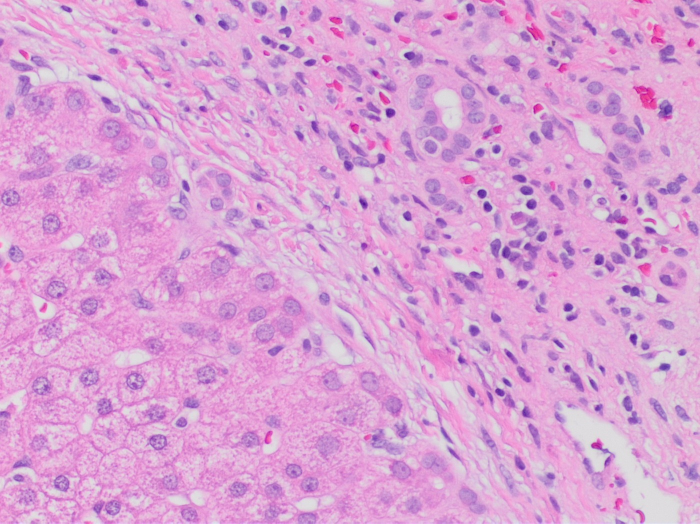
#> input picture ml/12_cnn/data/liver_he_cirrhosis.jpg, 1400 x 1047 px (shown at 1/2 size)
$ jupyter execute --allow-errors HW1c_biopsy.ipynb
#> lines starting #> are read from the running program, lines starting #| are printed output that depends on the picture
# HW1c - a liver biopsy, filtered

**Where the hand-built toolkit meets real data.** Chapter 6 (CNNs), attached to
**L16 CNN Foundations**. No PyTorch, no GPU, no training.

> **Notebook 2 of 2.** **HW1b** built the tools: a convolution engine, a filter menu, and
> HSV. This one points them at a real liver biopsy and asks them to measure something a
> pathologist actually cares about.
>
> This is the **task** notebook. Solutions: `HW1c_biopsy_solution.ipynb`.

It works. Then you move to a second slide and it stops working - and that is the argument
for everything after L16.

### What you will do

| Task | | |
|---|---|---|
| 1 | 🧀🧀 | blur as denoising, and what it costs you |
| 2 | 🧀🧀 | why one edge kernel is never enough |
| 3 | 🧀🧀🧀 | separate the two stains - RGB fails, HSV works |
| 4 | 🧀🧀🧀 | search the thresholds, and notice what is missing |
| 5 | 🧀🧀🧀 | count the nuclei, then decide what the count is worth |
| 6 | 🧀🧀🧀 | quantify fibrosis and steatosis on a second stain |
| 7 | 🧀 | the honesty question |

### Setup

The helpers below are the ones you wrote in HW1b. They are repeated here so this notebook
stands alone - read them, do not re-derive them.

[cell 1]
import time
from pathlib import Path
from urllib.request import Request, urlopen

import matplotlib.pyplot as plt
import numpy as np
from matplotlib.colors import hsv_to_rgb, rgb_to_hsv
from PIL import Image
from scipy import ndimage          # ONE library call, in task 5. Everything else is yours.

SEED = 509
rng = np.random.default_rng(SEED)
plt.rcParams["figure.dpi"] = 110
plt.rcParams["image.cmap"] = "gray"

RAW = ("https://raw.githubusercontent.com/HaykTarkhanyan/"
       "python_math_ml_course/main/ml/12_cnn/")


def load_image(relpath):
    """Local checkout first; on Colab download once and cache. Raises if both fail."""
    local = Path(relpath)
    if not local.exists():
        local.parent.mkdir(parents=True, exist_ok=True)
        url = RAW + relpath.replace("\\", "/")
        req = Request(url, headers={"User-Agent": "python-math-ml-course/hw1c"})
        with urlopen(req, timeout=60) as r:
            local.write_bytes(r.read())
        print(f"downloaded {url} -> {local}")
    return np.asarray(Image.open(local).convert("RGB"), dtype=float) / 255.0


def show(images, titles, ncols=None, size=3.0, suptitle=None):
    n = len(images); ncols = ncols or n
    nrows = int(np.ceil(n / ncols))
    fig, axes = plt.subplots(nrows, ncols, figsize=(size * ncols, size * 1.14 * nrows))
    axes = np.atleast_1d(axes).ravel()
    for ax, im, t in zip(axes, images, titles):
        ax.imshow(np.clip(im, 0, 1)); ax.set_title(t, fontsize=10); ax.axis("off")
    for ax in axes[n:]:
        ax.axis("off")
    if suptitle:
        fig.suptitle(suptitle, fontsize=12, y=1.01)
    fig.tight_layout(); plt.show()


def to_gray(rgb):
    return rgb @ np.array([0.299, 0.587, 0.114])


def convolve2d_fast(img, kernel, pad_mode="edge"):
    """HW1b's tap loop, 'same' padding, stride 1."""
    img = np.asarray(img, float); kernel = np.asarray(kernel, float)
    kh, kw = kernel.shape
    p = np.pad(img, ((kh // 2, kh // 2), (kw // 2, kw // 2)), mode="edge")
    out = np.zeros_like(img, dtype=float); H, W = img.shape
    for i in range(kh):
        for j in range(kw):
            if kernel[i, j]:
                out += kernel[i, j] * p[i:i + H, j:j + W]
    return out


def gaussian_1d(sigma, truncate=3.0):
    r = int(truncate * sigma); ax = np.arange(-r, r + 1)
    g = np.exp(-(ax ** 2) / (2 * sigma ** 2))
    return g / g.sum()


def gaussian_blur(img, sigma, truncate=3.0):
    """The separable blur from HW1b Task 1.3: a row pass, then a column pass."""
    g = gaussian_1d(sigma, truncate)
    if img.ndim == 3:
        return np.stack([gaussian_blur(img[..., c], sigma, truncate)
                         for c in range(img.shape[2])], axis=-1)
    return convolve2d_fast(convolve2d_fast(img, g[None, :]), g[:, None])


SOBEL_X = np.array([[-1, 0, 1], [-2, 0, 2], [-1, 0, 1]], dtype=float)
SOBEL_Y = SOBEL_X.T
print("setup ok - HW1b helpers loaded")

---
## The two slides

| | stain | what is in it |
|---|---|---|
| **A** | **H&E** (haematoxylin and eosin) | chronic alcoholic cirrhosis. Pink cytoplasm, purple nuclei, magenta red blood cells, white sinusoids, a fibrous band running diagonally |
| **B** | **Masson trichrome + Verhoeff** | non-alcoholic fatty liver disease. Red hepatocytes, **green** fibrosis, white round fat vacuoles |

H&E is the default stain in pathology, and the reason it works is chemistry:

- **haematoxylin** is basic and binds DNA, so it stains **nuclei blue-purple**,
- **eosin** is acidic and binds proteins, so it stains **cytoplasm pink**.

That colour split is not decoration. It is the entire signal every task below depends on.

[cell 2]
he = load_image("data/liver_he_cirrhosis.jpg")
tri = load_image("data/liver_trichrome_nafld.jpg")
#> call 2 of load_image, with relpath = 'data/liver_trichrome_nafld.jpg'
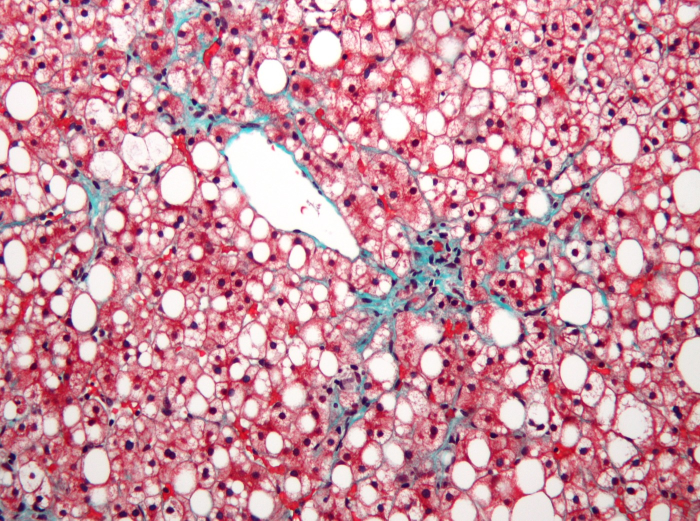
#> input picture ml/12_cnn/data/liver_trichrome_nafld.jpg, 1400 x 1041 px (shown at 1/2 size)
print("slide A (H&E)      ", he.shape)
#| slide A (H&E)       (1047, 1400, 3)
print("slide B (trichrome)", tri.shape)
#| slide B (trichrome) (1041, 1400, 3)
show([he, tri], ["A - H&E, cirrhosis", "B - trichrome, NAFLD"], ncols=2, size=5.2)
#> in show, `n = len(images)`: n = 2
#> in show, `nrows = int(np.ceil(n / ncols))`: nrows = 1
#> the loop in show, `for ax, im, t in zip(axes, images, titles):` made 2 passes
#> t on passes 1 to 2: 'A - H&E, cirrhosis', 'B - trichrome, NAFLD'

# crops: the pure-numpy convolution does not need the full frame
HE = he[300:900, 350:950]
TRI = tri[250:850, 300:900]
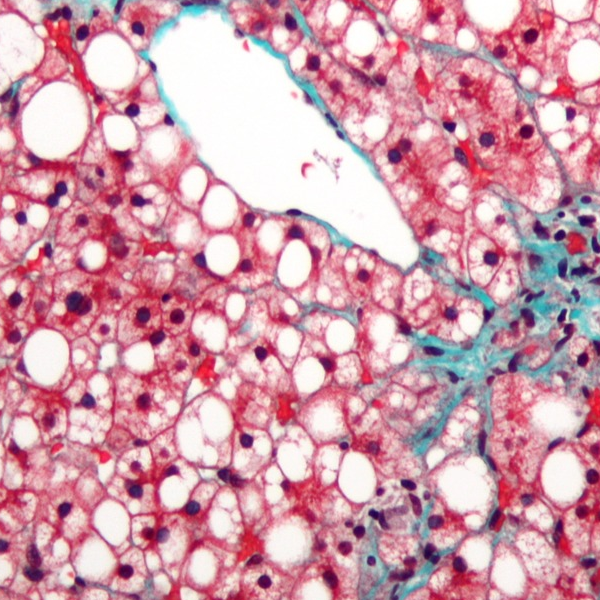
#> TRI: shape (600, 600, 3) float64; mean R, G, B 0.821, 0.616, 0.674
show([HE, TRI], ["A, working crop 600x600", "B, working crop 600x600"], ncols=2, size=4.4)
#> the loop in show (call 2), `for ax, im, t in zip(axes, images, titles):` made 2 passes
#> t on passes 1 to 2: 'A, working crop 600x600', 'B, working crop 600x600'

## Task 1 - blur as denoising, and the price 🧀🧀

Stained tissue is speckled: the stain is grainy, the camera adds noise, and individual cells
have texture that is not the structure you are after. A small Gaussian cleans that up.

Push it further and the nuclei merge into each other. Somewhere between those two is the
`sigma` you want, and **nothing in the image tells you where** - only what you intend to
measure next does.

[cell 3]
HE_g = to_gray(HE)
#> in to_gray, `return rgb @ np.array([0.299, 0.587, 0.114])`:
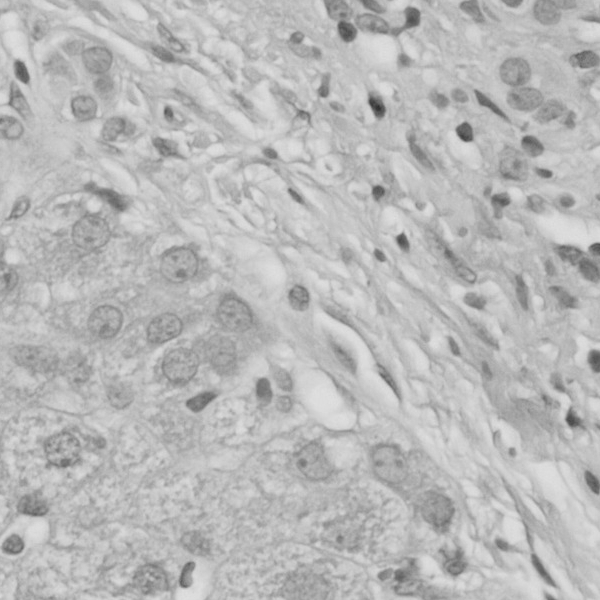
#> returned value: shape (600, 600) float64; min 0.181, max 0.882, mean 0.729
sigmas = [1, 2, 4, 8]
blurs = [gaussian_blur(HE_g, s) for s in sigmas]
#> in gaussian_1d, `ax = np.arange(-r, r + 1)`: ax = [-3, -2, -1, 0, 1, 2, 3]
#> in gaussian_1d, `g = np.exp(-(ax ** 2) / (2 * sigma ** 2))`: g = [0.0111, 0.135, 0.607, 1, 0.607, 0.135, 0.0111]
#> in gaussian_blur, `g = gaussian_1d(sigma, truncate)`: g = [0.00443, 0.054, 0.242, 0.399, 0.242, 0.054, 0.00443]
#> in convolve2d_fast (call 8), `kernel = np.asarray(kernel, float)`: kernel = 49 values, max 0.05 at index 24, min 0.000555 at index 0, mean 0.0204
#> in convolve2d_fast (call 8), `p = np.pad(img, ((kh // 2, kh // 2), (kw // 2, kw // 2)), mode="edge")`:
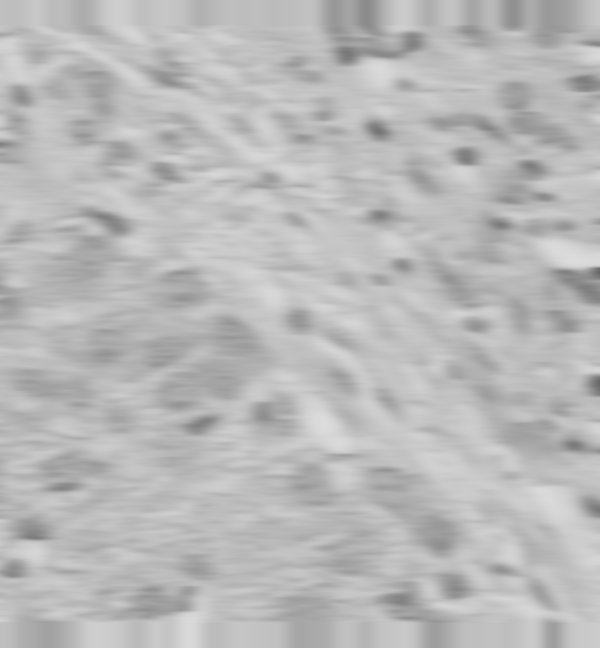
#> p: shape (648, 600) float64; min 0.401, max 0.865, mean 0.728
#> blurs = 4 items
show([HE_g] + blurs, ["original"] + [f"sigma = {s}" for s in sigmas], ncols=5, size=2.7,
     suptitle="Denoising, and then over-denoising")

print(f"original local contrast (std) = {HE_g.std():.4f}\n")
#| original local contrast (std) = 0.0770
print(f"{'sigma':>6}{'detail removed':>18}{'% of original':>16}")
for s, b in zip(sigmas, blurs):
    d = np.std(HE_g - b)
    print(f"{s:>6}{d:>18.4f}{100*d/HE_g.std():>15.1f}%")
#> this loop made 4 passes
#> (s, d) on passes 1 to 4: (1, 0.00933), (2, 0.0204), (4, 0.0357), (8, 0.0524)
#> (printed output is left out)

[cell 4]
# zoom in on one clump so the merging is visible rather than asserted
z = (slice(180, 300), slice(180, 300))
show([HE[z]] + [gaussian_blur(HE_g, s)[z] for s in sigmas],
     ["original (zoom)"] + [f"sigma = {s}" for s in sigmas], ncols=5, size=2.7,
     suptitle="Same sweep, zoomed: by sigma=8 separate nuclei have become one blob")
#> call 4 of show, with ncols = 5, size = 2.7
#> the loop in show (call 4), `for ax, im, t in zip(axes, images, titles):` made 5 passes
#> t on passes 1 to 4: 'original (zoom)', 'sigma = 1', 'sigma = 2', 'sigma = 4'
#> in show (call 4), `fig.tight_layout()`:
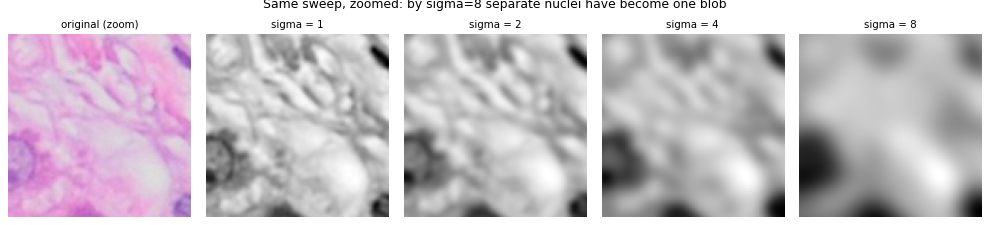
#> figure drawn by matplotlib, 5 panels

## Task 2 - why one edge kernel is never enough 🧀🧀

`Sobel X` fires on **vertical** edges, `Sobel Y` on **horizontal** ones. The fibrous band in
this slide runs diagonally, and cell walls run in every direction at once.

Denoise first - an edge detector applied to raw speckle mostly detects the speckle.

[cell 5]
sm = gaussian_blur(HE_g, 1.5)
gx = convolve2d_fast(sm, SOBEL_X)
#> in convolve2d_fast (call 19), `kernel = np.asarray(kernel, float)`: kernel = [[-1, 0, 1], [-2, 0, 2], [-1, 0, 1]]
#> after the loop in convolve2d_fast (call 19), `for i in range(kh):`:
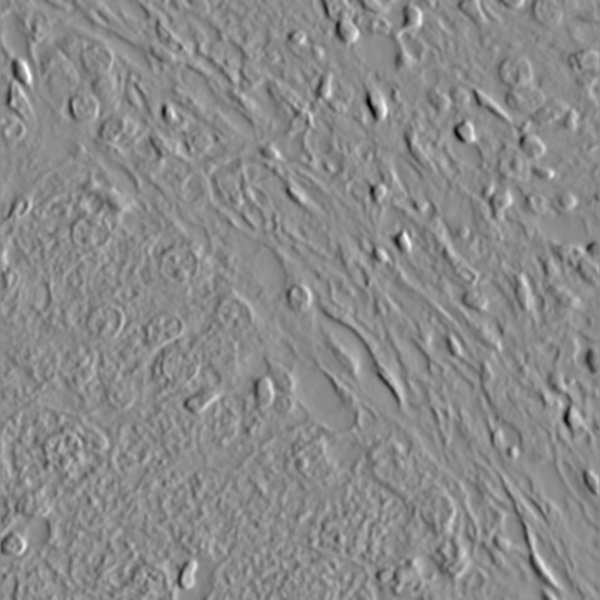
#> out: shape (600, 600) float64; min -0.776, max 0.652, mean -0.000152; drawn with min black and max white
gy = convolve2d_fast(sm, SOBEL_Y)
mag = np.sqrt(gx ** 2 + gy ** 2)
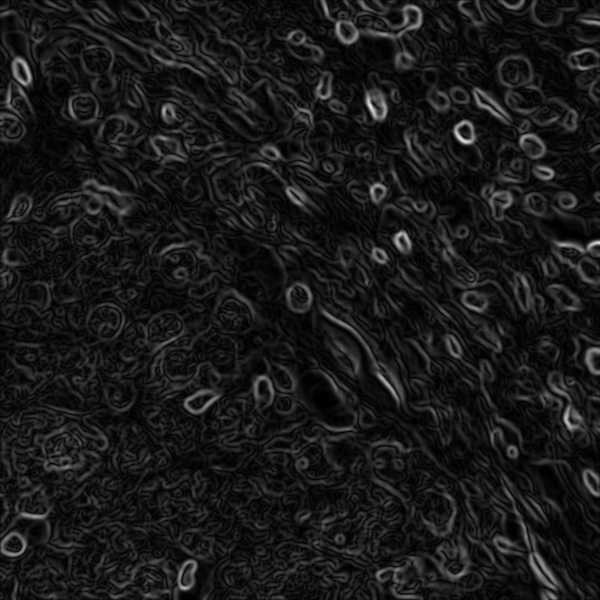
#> mag: shape (600, 600) float64; min 7.06e-05, max 0.892, mean 0.0997

show([sm, np.abs(gx), np.abs(gy), mag / mag.max()],
     ["denoised (sigma=1.5)", "|Sobel X|  vertical edges", "|Sobel Y|  horizontal edges",
      "magnitude - both together"], ncols=4, size=3.2)

strong = mag > np.percentile(mag, 99)
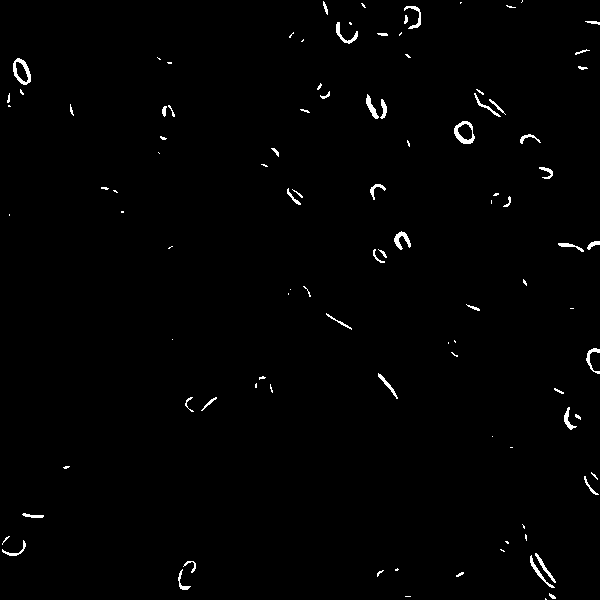
#> strong: shape (600, 600) bool; 1% white in thin lines or dots
ang = np.rad2deg(np.arctan2(np.abs(gy), np.abs(gx)))[strong]
#> ang = 3600 values, max 89.97 at index 1279, min 0.0689 at index 137, mean 44.8
print("orientation of the strongest 1% of edge pixels:")
for lo, hi, lab in [(0, 30, "near-vertical   (Sobel X sees it)"),
                    (30, 60, "diagonal        (needs both)"),
                    (60, 90, "near-horizontal (Sobel Y sees it)")]:
    print(f"  {lab:<34}{100*np.mean((ang >= lo) & (ang < hi)):5.1f}%")
#> this loop made 3 passes
#|   near-vertical   (Sobel X sees it)  31.1%
#|   diagonal        (needs both)       38.3%
#> (further printed lines are left out)
print(f"\nedge energy recovered by a single axis: "
      f"X {100*np.abs(gx)[strong].sum()/mag[strong].sum():.0f}%, "
      f"Y {100*np.abs(gy)[strong].sum()/mag[strong].sum():.0f}%")
#| edge energy recovered by a single axis: X 65%, Y 64%
print("On a perfect diagonal each axis alone sees 1/sqrt(2) = 71% of the gradient.")

[cell 6]
# what a Sobel-derived edge map looks like at a few denoising levels: the knob matters here too
fig, axes = plt.subplots(1, 4, figsize=(13, 3.4))
for ax, s in zip(axes, (0.5, 1.5, 3.0, 6.0)):
    b = gaussian_blur(HE_g, s)
    m = np.sqrt(convolve2d_fast(b, SOBEL_X) ** 2 + convolve2d_fast(b, SOBEL_Y) ** 2)
    ax.imshow(m / m.max()); ax.set_title(f"denoise sigma = {s}", fontsize=10); ax.axis("off")
#> this loop made 4 passes
fig.suptitle("Too little denoising detects grain; too much detects nothing",
             fontsize=12, y=1.02)
fig.tight_layout(); plt.show()

## Task 3 - separate the two stains 🧀🧀🧀

The hero task. Nuclei are purple, cytoplasm is pink, and you want a mask of just the nuclei.

**Try RGB first, and watch how it fails** - the failure is more interesting than a flat
refusal to work.

Purple and pink are genuinely close in RGB: both are high in red and high in blue, differing
mostly in how much green they have and in how dark they are. So the obvious RGB rule -
"bluer than green, and dark" - ends up leaning almost entirely on the **darkness** term. It is
a brightness threshold wearing a disguise.

You can tune it to report a believable-looking area. That is exactly the trap. Watch what
happens to the answer when you move that one threshold slightly.

[cell 7]
hsv_he = rgb_to_hsv(HE)
Hh, Ss, Vv = hsv_he[..., 0], hsv_he[..., 1], hsv_he[..., 2]
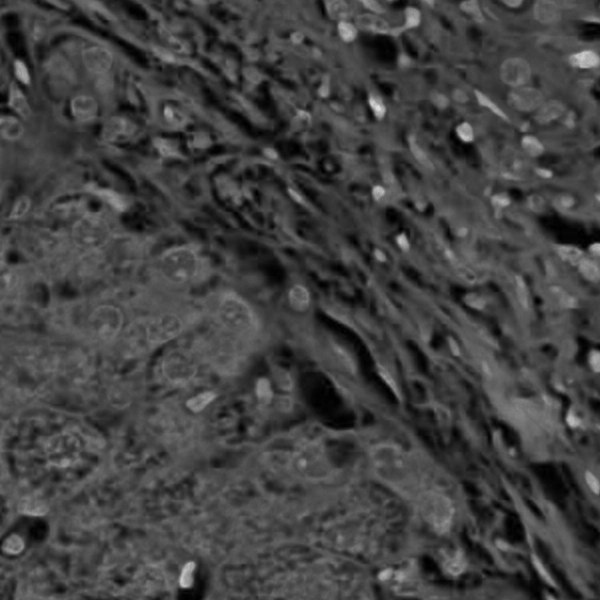
#> Ss: shape (600, 600) float64; min 0, max 0.904, mean 0.262

# what the two populations actually look like in RGB
fig, axes = plt.subplots(1, 3, figsize=(12.5, 3.2))
for ax, ch, name in zip(axes, [HE[..., 0], HE[..., 1], HE[..., 2]], "RGB"):
    ax.hist(ch.ravel(), bins=120, color="#0033A0"); ax.set_title(f"{name} channel", fontsize=10)
#> this loop made 3 passes
fig.suptitle("RGB channels: one broad hump each, no clean split anywhere", fontsize=12, y=1.03)
fig.tight_layout(); plt.show()

thrs = (0.55, 0.62, 0.70)
areas = []
for thr in thrs:
    m = (HE[..., 2] > HE[..., 1]) & (to_gray(HE) < thr)
    areas.append(100 * m.mean())
    print(f"RGB rule 'bluer than green AND darker than {thr}': flags {areas[-1]:5.1f}% of the field")
#> after the loop, areas = [3.12, 8.49, 28.24]
print(f"\nA {max(thrs)-min(thrs):.2f} change in one threshold moves the answer "
      f"{max(areas)/min(areas):.0f}x ({min(areas):.1f}% -> {max(areas):.1f}%).")
#| A 0.15 change in one threshold moves the answer 9x (3.1% -> 28.2%).
show([HE] + [((HE[..., 2] > HE[..., 1]) & (to_gray(HE) < t)) for t in thrs],
     ["crop"] + [f"RGB rule, darkness < {t}" for t in thrs], ncols=4, size=3.2,
     suptitle="The RGB rule is really a brightness threshold wearing a disguise")

### Now in HSV

Look at the **hue** distribution before choosing anything. Everything stained sits in a narrow
arc of magenta, and the two populations are a **shoulder and a peak** inside it - not two
separate islands.

One extra guard is needed. The white sinusoids have near-zero saturation, and hue is an angle
whose value is meaningless when the radius is zero, so their hue is effectively random. That
is the same effect you saw in HW1b, where the H panel went to noise across the pale regions.
Add a saturation floor.

[cell 8]
SAT_FLOOR = 0.18

fig, axes = plt.subplots(1, 2, figsize=(12, 3.2))
axes[0].hist(Hh[Ss > SAT_FLOOR].ravel() * 360, bins=120, range=(250, 350), color="#0033A0")
axes[0].axvline(295, color="k", ls="--", lw=1.4)
axes[0].set_title("hue where S > 0.18   (dashed = the valley at ~295 deg)", fontsize=10)
axes[0].set_xlabel("hue (degrees)")
axes[1].hist(Ss.ravel(), bins=120, color="#D90012")
axes[1].axvline(SAT_FLOOR, color="k", ls="--", lw=1.4)
axes[1].set_title("saturation   (dashed = the floor)", fontsize=10)
fig.tight_layout(); plt.show()

pct = np.percentile(Hh[Ss > SAT_FLOOR] * 360, [1, 25, 50, 75, 99])
#> pct = [276.7, 301.5, 309, 312.5, 319.5]
print("hue percentiles (deg), stained pixels only: " +
      "  ".join(f"p{q}={v:.0f}" for q, v in zip([1, 25, 50, 75, 99], pct)))
#| hue percentiles (deg), stained pixels only: p1=277  p25=302  p50=309  p75=313  p99=320
print("\nhaematoxylin (nuclei)  = the ~275-295 shoulder")
print("eosin (cytoplasm)      = the ~305-320 peak")
print("the two are ~20 degrees apart - invisible in RGB, obvious on this axis")

[cell 9]
# YOUR CODE HERE - read the three cuts off the histograms above.
# HUE_LO / HUE_HI in turns (degrees / 360); V_MAX is the brightness ceiling.
HUE_LO, HUE_HI, V_MAX = None, None, None
#> (the rest of this cell did not finish here and is left out)

## Task 4 - search the thresholds, and notice what is missing 🧀🧀🧀

Where did `295` and `0.78` come from?

From a **search**: try a grid of values, look at what each produces, keep the one that looks
right. That is exactly the hyperparameter search from **[08] Hyperparameter tuning** - grid
search over two knobs.

Except for one thing, and it is the entire point of this task.

In [08] you searched against a **validation set**. Every candidate got a number - accuracy,
AUC, RMSE - and you kept the best number. Here **nobody has labelled a single nucleus**. There
is no score to maximise. So you cannot ask "which is best", only "which is **plausible**", and
plausibility has to be argued from outside the image:

- **internal consistency** - nuclei in one field are roughly the same size, so a setting whose
  components span two orders of magnitude is merging things. Watch the median size, not only
  the count.
- **a rough prior on area** - nuclei are a small minority of a liver field. Single-digit
  percent, not a quarter of it.
- **stability** - if nudging a knob by a few percent moves the answer by half, the answer was
  an artefact of where you stopped searching.

Note what is *not* on that list: the physical size of a nucleus in microns. That would be the
strongest check available, but converting it to pixels needs the **scale bar or the objective
magnification**, and neither image ships with one. Worth noticing how much weaker your
evidence is for the want of one line of metadata.

[cell 10]
MIN_PX = 30


def nuclei_stats(hue_hi, v_max, hue_lo=HUE_LO, sat_floor=SAT_FLOOR, min_px=MIN_PX):
    """Area %, component count and median component size for one threshold setting."""
    # YOUR CODE HERE - build the mask, clean it, label it, and return (area %, kept component count, median component size)
    raise NotImplementedError("build the mask, clean it, label it, and return (area %, kept component count, median component size)")

HUE_GRID = [285, 290, 295, 300, 305]
V_GRID = [0.70, 0.74, 0.78, 0.82]

print("each cell = area% / components / median component px\n")
print("hue<   " + "".join(f"{f'V<{v}':>22}" for v in V_GRID))
#> (the rest of this cell did not finish here and is left out)

[cell 11]
# see the corners of the grid, not just the numbers
picks = [(285, 0.70), (305, 0.70), (285, 0.82), (305, 0.82), (295, 0.78)]
masks, labs = [], []
#> (the rest of this cell did not finish here and is left out)

### Stability

A threshold you can trust should not be sitting on a cliff. Perturb each knob and see how far
the answer moves.

#> (a cell that did not finish here is left out)
